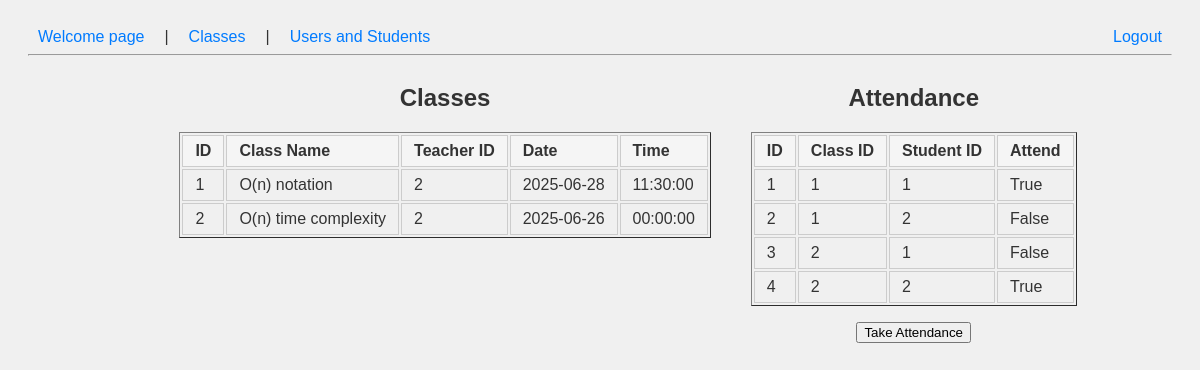
Page /classes on the committed database.
### models.py (models this page shows)
class BaseModel(Model):
    class Meta:
        database = db

class Class(BaseModel):
    id_class = AutoField()
    class_name = CharField()
    id_user = ForeignKeyField(User, backref='classes')
    date = DateField()
    time = TimeField()

class User(BaseModel):
    id_user = AutoField()
    name = CharField()
    is_admin = BooleanField() # True if admin, False if teacher
    login = BooleanField(unique=False)
    password = CharField() # Store hashed passwords in production

class Attendance(BaseModel):
    id = AutoField()
    id_class = ForeignKeyField(Class, backref='attendances')
    id_student = ForeignKeyField(Student, backref='attendances')
    attend = BooleanField() # True if present, False if absent
    class Meta:
        indexes = (
            (('id_class', 'id_student'), True), # Unique constraint
        )

class Student(BaseModel):
    id_student = AutoField()
    name = CharField()
    email = CharField(unique=True)
    phone = CharField(null=True)
    birthdate = DateField()

### app.py (the view)
@app.route('/classes')
def class_manage():
    classes = Class.select()
    attendances = Attendance.select()
    current_user = User.select().where((User.login == True) & (User.is_admin == True)).first()
    return render_template('classManage.html', classes=classes, attendances=attendances, current_user=current_user)

### templates/classManage.html (shortened to what this page needs)
{% extends "dashboard.html" %}
{% block content %}
<div class="side-by-side-tables">
    <div>
        <h2>Classes</h2>
        <table border="1">
            <tr>
                <th>ID</th>
                <th>Class Name</th>
                <th>Teacher ID</th>
                <th>Date</th>
                <th>Time</th>
            </tr>
            {% for c in classes %}
            <tr>
                <td>{{ c.id_class }}</td>
                <td>{{ c.class_name }}</td>
                <td>{{ c.id_user.id_user }}</td>
                <td>{{ c.date }}</td>
                <td>{{ c.time }}</td>
            </tr>
            {% endfor %}
        </table>
    </div>
    <div>
        <h2 style="text-align: center;">Attendance</h2>
        <table border="1" style="margin: 0 auto;">
            <tr>
                <th>ID</th>
                <th>Class ID</th>
                <th>Student ID</th>
                <th>Attend</th>
            </tr>
            {% for a in attendances %}
            <tr>
                <td>{{ a.id }}</td>
                <td>{{ a.id_class.id_class }}</td>
                <td>{{ a.id_student.id_student }}</td>
                <td>{{ a.attend }}</td>
            </tr>
            {% endfor %}
        </table>
        <div class="add-class-btn">
            <a href="/takeAttendance">
                <button type="button">Take Attendance</button>
            </a>
        </div>
    </div>
</div>
{% endblock %}

### static/style.css (style rules this page uses)
body { font-family: Arial, sans-serif; background-color: #f0f0f0; color: #333; padding: 20px; }
h2 { text-align: center; }

### templates/classManage.html (style rules this page uses)
.side-by-side-tables { display: flex; gap: 40px; justify-content: center; align-items: flex-start; margin-top: 0; width: 100vw; }
.side-by-side-tables th, .side-by-side-tables td { border: 1px solid #ccc; padding: 6px 12px; text-align: left; }
.side-by-side-tables th { background: #f5f5f5; }
.add-class-btn { margin-top: 16px; display: block; text-align: center; }

### rows in the picture
Class: id_class "1", class_name "O(n) notation", id_user.id_user "2", date "2025-06-28", time "11:30:00"
Class: id_class "2", class_name "O(n) time complexity", id_user.id_user "2", date "2025-06-26", time "00:00:00"
Attendance: id "1", id_class.id_class "1", id_student.id_student "1", attend "True"
Attendance: id "2", id_class.id_class "1", id_student.id_student "2", attend "False"
Attendance: id "3", id_class.id_class "2", id_student.id_student "1", attend "False"
Attendance: id "4", id_class.id_class "2", id_student.id_student "2", attend "True"
